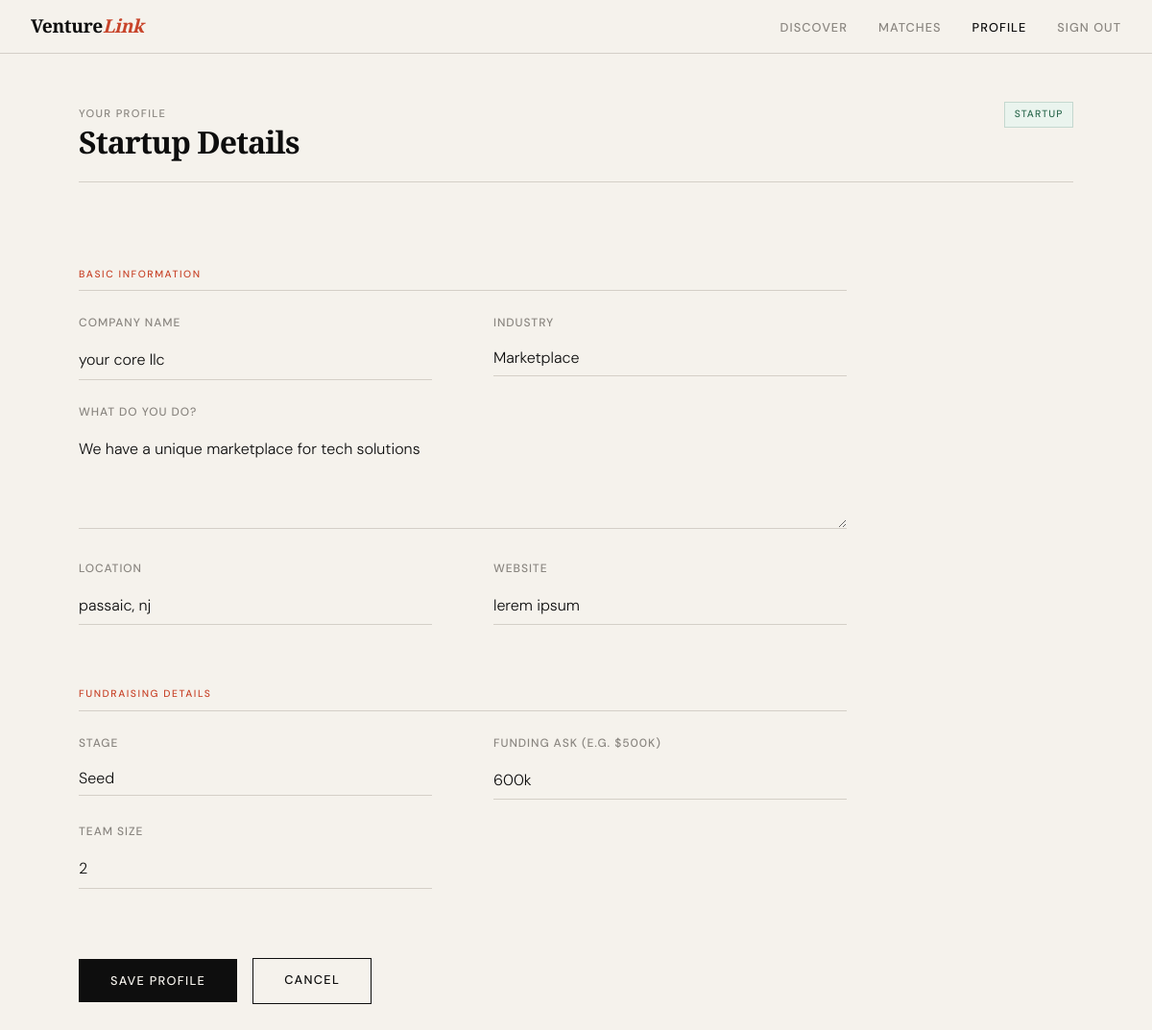
Screenshot of /profile/edit (signed in) with the database file from the repository.
### app/models.py (models this page shows, shortened)
class User(db.Model, UserMixin):
    id = db.Column(db.Integer, primary_key=True)
    email = db.Column(db.String(120), unique=True, nullable=False)
    password = db.Column(db.String(60), nullable=False)
    role = db.Column(db.String(10), nullable=False)  # 'startup' or 'investor'
    created_at = db.Column(db.DateTime, default=datetime.utcnow)
    profile = db.relationship('Profile', backref='user', uselist=False, cascade='all, delete-orphan')
    swipes_given = db.relationship('Swipe', foreign_keys='Swipe.swiper_id', backref='swiper', lazy='dynamic')
    swipes_received = db.relationship('Swipe', foreign_keys='Swipe.swiped_id', backref='swiped', lazy='dynamic')
    matches_a = db.relationship('Match', foreign_keys='Match.user_a_id', backref='user_a', lazy='dynamic')
    matches_b = db.relationship('Match', foreign_keys='Match.user_b_id', backref='user_b', lazy='dynamic')

class Profile(db.Model):
    id = db.Column(db.Integer, primary_key=True)
    user_id = db.Column(db.Integer, db.ForeignKey('user.id'), nullable=False)
    name = db.Column(db.String(100), nullable=False)
    bio = db.Column(db.Text, nullable=False)
    industry = db.Column(db.String(50), nullable=False)
    location = db.Column(db.String(100))
    website = db.Column(db.String(200))
    updated_at = db.Column(db.DateTime, default=datetime.utcnow, onupdate=datetime.utcnow)
    stage = db.Column(db.String(30))         # pre-seed, seed, series-a, etc.
    funding_ask = db.Column(db.String(50))   # e.g. "$500K"
    team_size = db.Column(db.Integer)
    check_size = db.Column(db.String(50))    # e.g. "$50K–$500K"
    thesis = db.Column(db.Text)
    portfolio = db.Column(db.String(300))

### app/profiles/routes.py (the view, shortened to what this page needs)
@profiles_bp.route('/edit', methods=['GET', 'POST'])
@login_required
def edit():
    profile = current_user.profile
    if current_user.role == 'startup':
        form = StartupProfileForm()
        if form.validate_on_submit():
            if not profile:
                profile = Profile(user_id=current_user.id)
                db.session.add(profile)
            profile.name = form.name.data
            profile.bio = form.bio.data
            profile.industry = form.industry.data
            profile.location = form.location.data
            profile.website = form.website.data
            profile.stage = form.stage.data
            profile.funding_ask = form.funding_ask.data
            profile.team_size = form.team_size.data
            profile.updated_at = datetime.utcnow()
            db.session.commit()
            flash('Profile saved!', 'success')
            return redirect(url_for('swipe.deck'))
        elif profile:
            form.name.data = profile.name
            form.bio.data = profile.bio
            form.industry.data = profile.industry
            form.location.data = profile.location
            form.website.data = profile.website
            form.stage.data = profile.stage
            form.funding_ask.data = profile.funding_ask
            form.team_size.data = profile.team_size
    return render_template('profiles/edit.html', form=form, role=current_user.role)

### app/profiles/forms.py
class StartupProfileForm(FlaskForm):
    name = StringField('Company Name', validators=[DataRequired(), Length(max=100)])
    bio = TextAreaField('What do you do?', validators=[DataRequired(), Length(max=500)])
    industry = SelectField('Industry', choices=INDUSTRIES, validators=[DataRequired()])
    location = StringField('Location', validators=[Optional(), Length(max=100)])
    website = StringField('Website', validators=[Optional(), Length(max=200)])
    stage = SelectField('Stage', choices=STAGES, validators=[DataRequired()])
    funding_ask = StringField('Funding Ask (e.g. $500K)', validators=[Optional(), Length(max=50)])
    team_size = IntegerField('Team Size', validators=[Optional(), NumberRange(min=1)])
    submit = SubmitField('Save Profile')

### app/models.py (called while the page is built)
@login_manager.user_loader
def load_user(user_id):
    return User.query.get(int(user_id))

### app/templates/profiles/edit.html (shortened to what this page needs)
{% extends 'base.html' %}
{% block content %}
<div class="profile-header">
    <div>
        <span class="label">Your profile</span>
        <h1>{{ 'Startup Details' if role == 'startup' else 'Investor Profile' }}</h1>
    </div>
    <span class="tag {{ role }}">{{ role }}</span>
</div>
<form method="POST">
    <div class="profile-grid">
        <div class="section-label">Basic Information</div>
        <div class="form-group">
            {{ form.name.label }}
            {{ form.name() }}
        </div>
        <div class="form-group">
            {{ form.industry.label }}
            {{ form.industry() }}
        </div>
        <div class="form-group full">
            {{ form.bio.label }}
            {{ form.bio(rows=4) }}
        </div>
        <div class="form-group">
            {{ form.location.label }}
            {{ form.location(placeholder='e.g. San Francisco, CA') }}
        </div>
        <div class="form-group">
            {{ form.website.label }}
            {{ form.website(placeholder='https://') }}
        </div>
        {% if role == 'startup' %}
        <div class="section-label">Fundraising Details</div>
        <div class="form-group">
            {{ form.stage.label }}
            {{ form.stage() }}
        </div>
        <div class="form-group">
            {{ form.funding_ask.label }}
            {{ form.funding_ask(placeholder='e.g. $750K') }}
        </div>
        <div class="form-group">
            {{ form.team_size.label }}
            {{ form.team_size(placeholder='e.g. 4') }}
        </div>
        {% endif %}
        <div class="form-actions full">
            {{ form.submit(class='btn') }}
            <a href="{{ url_for('swipe.deck') }}" class="btn btn-ghost">Cancel</a>
        </div>
    </div>
</form>
{% endblock %}

### app/templates/base.html (style rules this page uses)
*, *::before, *::after { box-sizing: border-box; margin: 0; padding: 0; }
:root { --ink: #0e0e0e; --paper: #f5f2ec; --muted: #8a8680; --rule: #d4cfc7; --accent: #c8442a; --accent-light: #f0e8e5; --success: #2d6a4f; --card-bg: #ffffff; --font-display: 'Playfair Display', Georgia, serif; --font-body: 'DM Sans', sans-serif; }
html { font-size: 16px; }
body { font-family: var(--font-body); background: var(--paper); color: var(--ink); min-height: 100vh; font-weight: 300; line-height: 1.6; }
h1 { font-family: var(--font-display); font-size: clamp(2rem, 5vw, 3.5rem); font-weight: 600; line-height: 1.1; letter-spacing: -0.03em; }
.label { font-size: 0.7rem; font-weight: 500; letter-spacing: 0.12em; text-transform: uppercase; color: var(--muted); }
.form-group { margin-bottom: 1.5rem; }
.form-group label { display: block; font-size: 0.75rem; font-weight: 500; letter-spacing: 0.08em; text-transform: uppercase; color: var(--muted); margin-bottom: 0.5rem; }
.form-group input, .form-group select, .form-group textarea { width: 100%; background: transparent; border: none; border-bottom: 1px solid var(--rule); padding: 0.6rem 0; font-family: var(--font-body); font-size: 1rem; font-weight: 300; color: var(--ink); outline: none; transition: border-color 0.2s; -webkit-appearance: none; }
.form-group textarea { resize: vertical; min-height: 100px; }
.btn { display: inline-block; padding: 0.8rem 2rem; font-family: var(--font-body); font-size: 0.8rem; font-weight: 500; letter-spacing: 0.1em; text-transform: uppercase; border: 1px solid var(--ink); background: var(--ink); color: var(--paper); cursor: pointer; text-decoration: none; transition: background 0.15s, color 0.15s; }
.btn-ghost { background: transparent; color: var(--ink); }
.tag { display: inline-block; font-size: 0.65rem; font-weight: 500; letter-spacing: 0.1em; text-transform: uppercase; padding: 0.25rem 0.6rem; border: 1px solid var(--rule); color: var(--muted); }
.tag.startup { border-color: #2d6a4f33; color: var(--success); background: #eaf4ee; }

### app/templates/profiles/edit.html (style rules this page uses)
.profile-header { display: flex; align-items: baseline; justify-content: space-between; margin-bottom: 3rem; padding-bottom: 1.5rem; border-bottom: 1px solid var(--rule); }
.profile-header h1 { font-size: 2rem; }
.profile-grid { display: grid; grid-template-columns: 1fr 1fr; gap: 0 4rem; max-width: 800px; }
.profile-grid .full { grid-column: 1 / -1; }
.section-label { font-size: 0.65rem; font-weight: 500; letter-spacing: 0.15em; text-transform: uppercase; color: var(--accent); margin: 2.5rem 0 1.5rem; padding-bottom: 0.5rem; border-bottom: 1px solid var(--rule); grid-column: 1 / -1; }
.form-actions { margin-top: 3rem; display: flex; gap: 1rem; align-items: center; }

### rows the page displays
User: role "Startup Details", role "STARTUP"
Profile: name "your core llc", industry "Marketplace", bio "We have a unique marketplace for tech solutions", location "passaic, nj", website "lerem ipsum", stage "Seed", funding_ask "600k", team_size "2"
